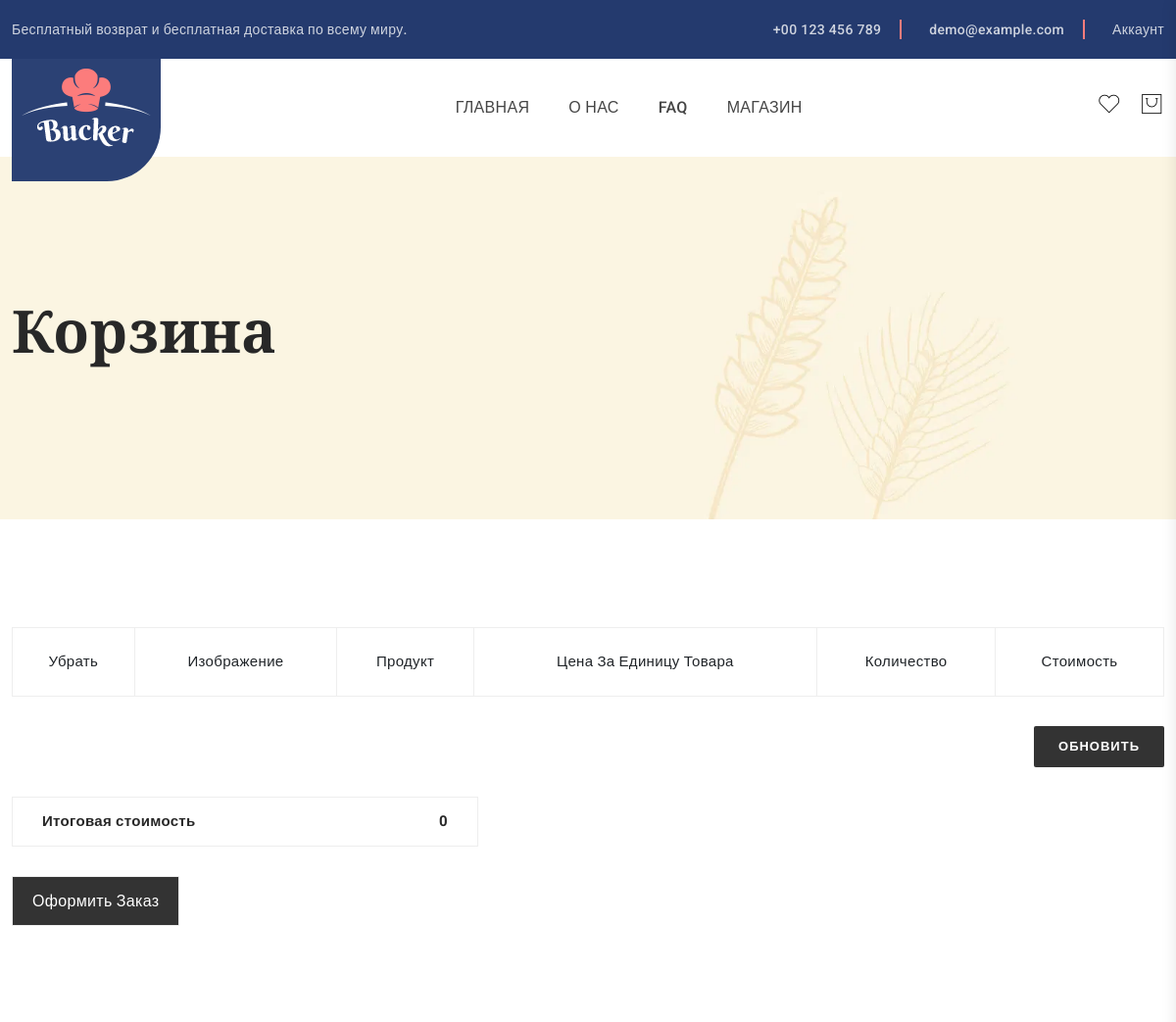
Page /cart/ (signed in, upper part) on the earlier database version.
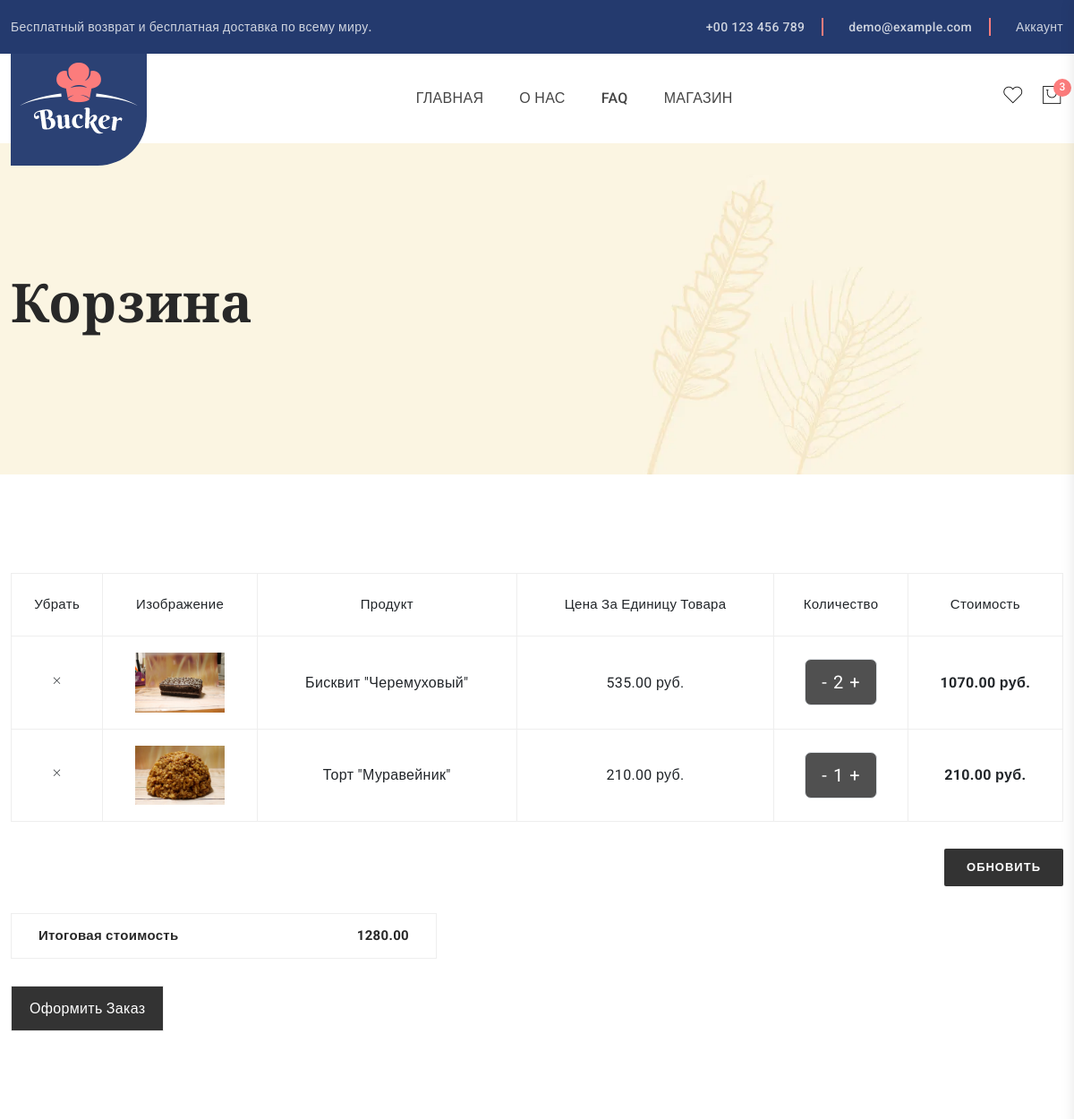
Same page on the later database version.
### myapp/models.py (models this page shows, shortened)
class CartDetails(models.Model):
    cart = models.ForeignKey(Cart, on_delete=models.CASCADE, related_name='cart_detatils')
    product = models.ForeignKey(Product, on_delete=models.CASCADE)
    quantity = models.PositiveIntegerField(default=1)
    class Meta:
        unique_together = ('cart', 'product')
    @property
    def total_price(self):
        return self.product.price * self.quantity

class Product(models.Model):
    name = models.CharField(max_length=255)
    description = models.TextField(blank=True)
    price = models.DecimalField(max_digits=8, decimal_places=2)
    image = models.ImageField(upload_to='products/')
    date_of_creation = models.DateTimeField(auto_now_add=True)
    in_stock = models.BooleanField(default=True)

### myapp/views.py (the view, shortened to what this page needs)
# urls.py: path('cart/', views.cart, name='cart'),
@login_required
def cart(request):
    cart = get_or_create_cart(request.user)
    items = cart.cart_detatils.select_related('product')
    total = sum(item.total_price for item in items)
    return render(request, 'myapp/cart.html', {
        'cart': cart,
        'items': items,
        'total': total
    })

### myapp/context_processors.py (called while the page is built)
def get_or_create_cart(user):
    cart, created = Cart.objects.get_or_create(user=user)
    return cart

def mini_cart(request):
    if request.user.is_authenticated:
        cart = get_or_create_cart(request.user)
        items = cart.cart_detatils.select_related('product')
        total = sum(item.total_price for item in items)
        total_count = sum(item.quantity for item in items)
        return {
            'mini_cart_items': items,
            'mini_cart_total': total,
            'mini_cart_count': total_count
        }
    return {
        'mini_cart_items': [],
        'mini_cart_total': 0
    }

### myapp/views.py (called while the page is built)
def get_or_create_cart(user):
    cart, created = Cart.objects.get_or_create(user=user)
    return cart

### myapp/templates/myapp/cart.html (shortened to what the changed rows need)
{% extends "template/base.html" %}
{% load static %}
{% block content %}
 {% include 'template/header.html' %}
    <div class="breadcrumbs_aree breadcrumbs_bg mb-110" data-bgimg="{% static 'img/others/breadcrumbs-bg.png'%}">
        <div class="container">
            <div class="row">
                <div class="col-12">
                    <div class="breadcrumbs_text">
                        <h1>Корзина</h1>
                    </div>
                </div>
            </div>
        </div>
    </div>
    <div class="cart-area">
        <div class="container">
            <div class="row">
                <div class="col-12">
                    <form action="{% url 'cart' %}" method="POST">
                        <div class="table-content table-responsive">
                            <table class="table">
                                <thead>
                                    <tr>
                                        <th class="product_remove">Убрать</th>
                                        <th class="product-thumbnail">Изображение</th>
                                        <th class="cart-product-name">Продукт</th>
                                        <th class="product-price">Цена за единицу товара</th>
                                        <th class="product-quantity">Количество</th>
                                        <th class="product-subtotal">Стоимость</th>
                                    </tr>
                                </thead>
                               <tbody>
                                    {% for item in items %}
                                    <tr>
                                        <td class="product_remove">
                                            <a href="{% url 'cart_remove' item.id %}">
                                                <i class="pe-7s-close" title="Remove"></i>
                                            </a>
                                        </td>
                                        <td>
                                            <a href="{% url 'product' item.product.id %}">
                                                <img src="{{ item.product.image.url }}" width="100px" height="100px" alt="{{ item.product.name }}">
                                            </a>
                                        </td>
                                        <td class="product-name">
                                            <a href="{% url 'product' item.product.id %}">{{ item.product.name }}</a>
                                        </td>
                                        <td class="product-price">
                                            <span class="amount">{{ item.product.price }} руб.</span>
                                        </td>
                                        <td class="product_pro_button quantity">
                                            <div class="pro-qty border">
                                                <input type="text" name="quantity_{{ item.id }}" value="{{ item.quantity }}" min="1" readonly>
                                            </div>
                                        </td>
                                        <td class="product-subtotal">
                                            <span class="amount">{{ item.total_price }} руб.</span>
                                        </td>
                                    </tr>
                                    {% endfor %}
                                </tbody>
                            </table>
                        </div>
                        <div class="row">
                            <div class="col-md-5 ml-auto">
                                <div class="cart-page-total">
                                    <ul>
                                        <li>Итоговая стоимость <span>{{ total }}</span></li>
                                    </ul>
                                </div>
                            </div>
                        </div>
                    </form>
                </div>
            </div>
        </div>
    </div>
{% endblock %}

Differences in the rows shown:
added CartDetails: product.image (picture), product.name "Бисквит \"Черемуховый\"", product.price "535.00", quantity "2", total_price "1070.00"
added CartDetails: product.image (picture), product.name "Торт \"Муравейник\"", product.price "210.00", quantity "1", total_price "210.00"
Other differences:
{{ mini_cart_count }}: (not shown) → "3"
{{ total }}: "0" → "1280.00"
